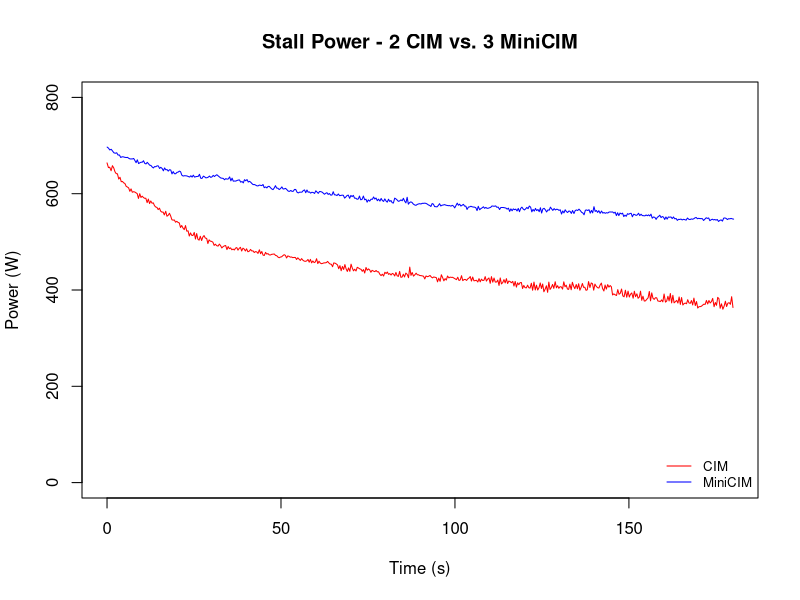

Recreate this plot in R. (Note: a time limit stopped this script after it produced the figure.)
#!/usr/bin/env Rscript

cim <- read.csv("cim.csv", header = TRUE)
mini <- read.csv("minicim.csv", header = TRUE)

cim$Power = cim$Power * 2
mini$Power = mini$Power * 3

x11()
plot(cim$Time,
     cim$Power,
     col="red",
     ylim = c(0, 800),
     type="l",
     xlab="Time (s)",
     ylab="Power (W)",
     main="Stall Power - 2 CIM vs. 3 MiniCIM")
points(mini$Time,
       mini$Power,
       col="blue",
       type="l")
legend(x = "bottomright",
       legend = c("CIM", "MiniCIM"),
       col = c("red", "blue"),
       lty = 1,
       bty = "n",
       cex = 0.8)

dev.print(png, "plot.png", width = 1000, height = 1000)

Sys.sleep(1000)
